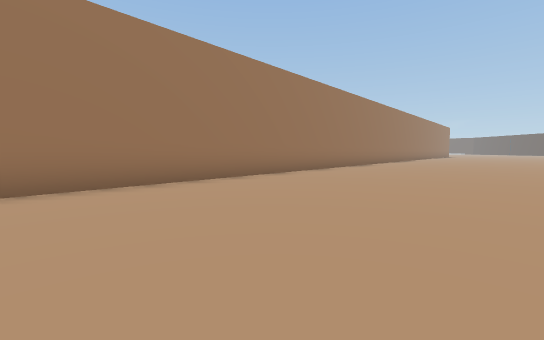
View 1 (above)

17 first-person views from a walk through a 3-D level made in the Unity game engine. The camera is 0.64 m above the floor, tilts 4° down and sees 90° across. The floor is counted in squares, 1 m on a side. Each view is taken from the middle of a square. On the plan, view 1 faces up. The plan holds only what a view shows up to about 9 squares ahead; the rest is blank. The place goes on beyond the plan. Some surface patterns are stand-ins.

View 2
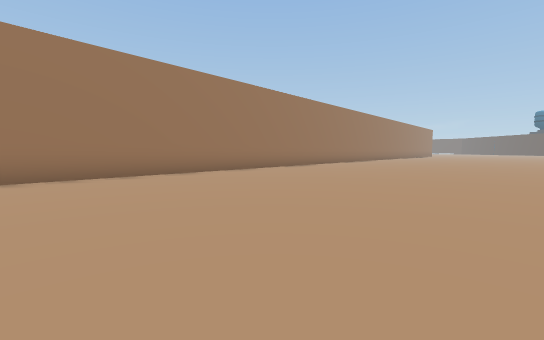

View 3
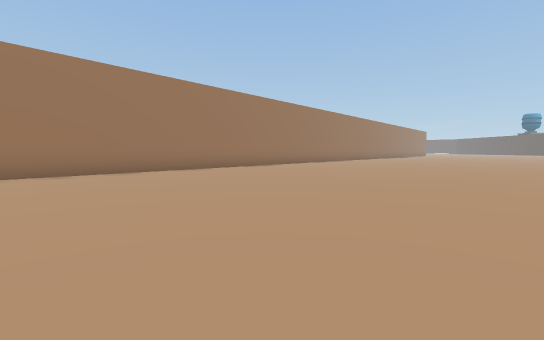

View 4
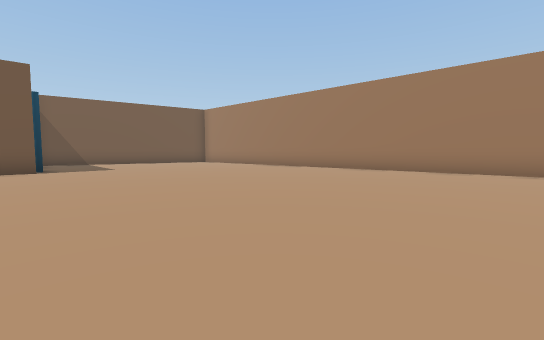

View 5
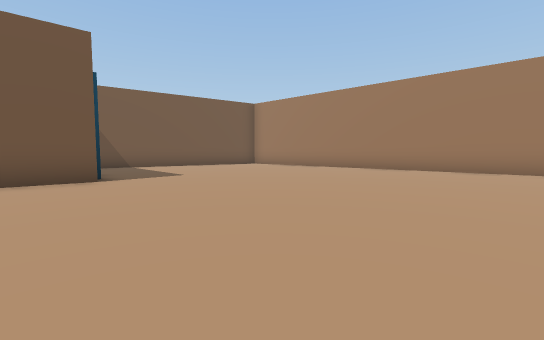

View 6
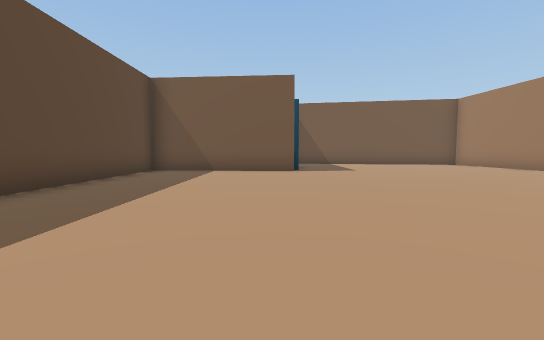

View 7
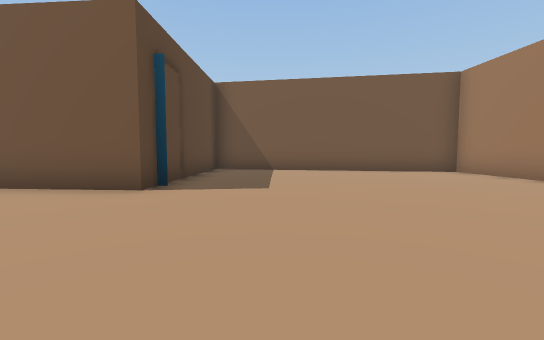

View 8
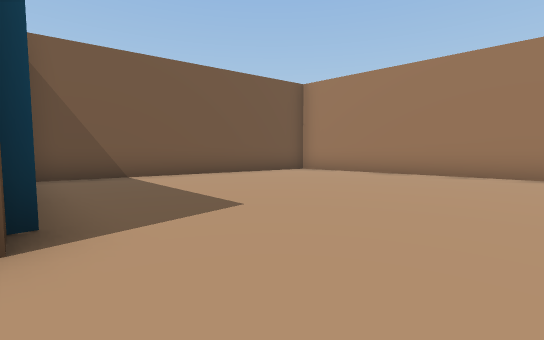

View 9
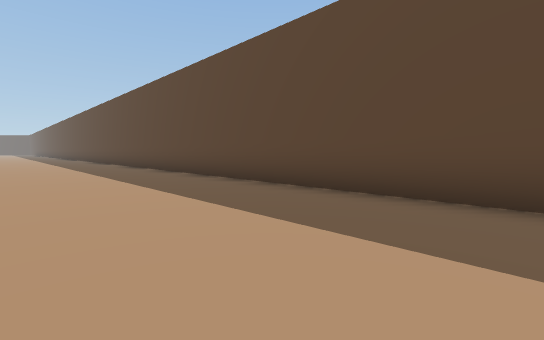

View 10
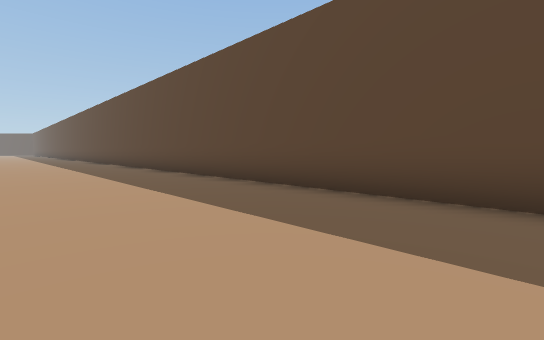

View 11
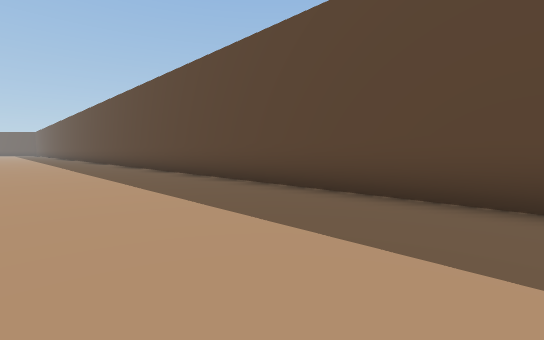

View 12
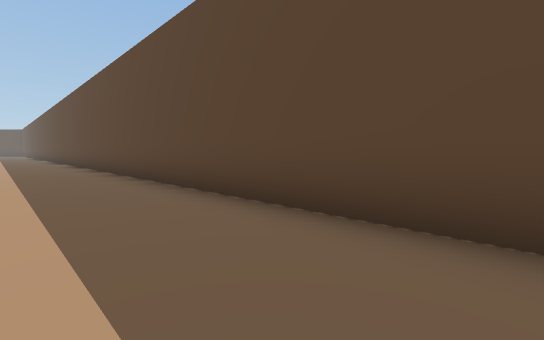

View 13
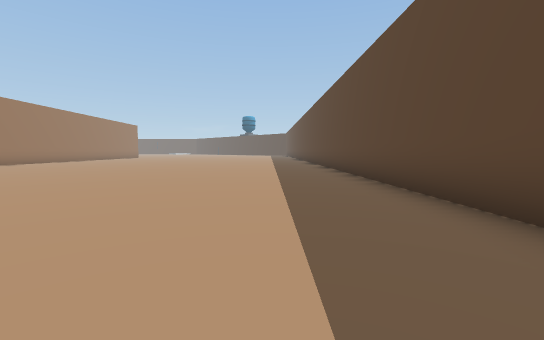

View 14
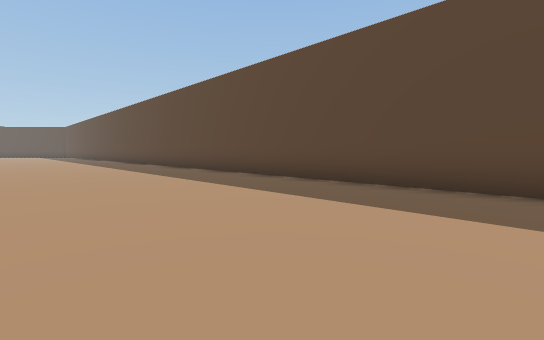

View 15
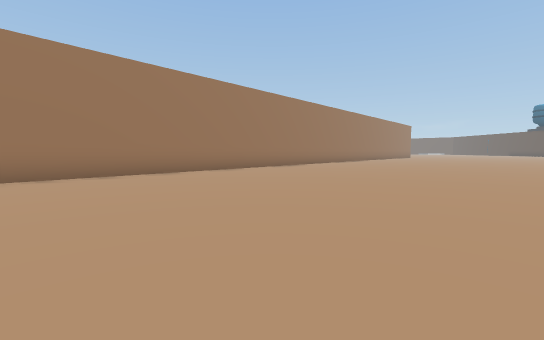

View 16
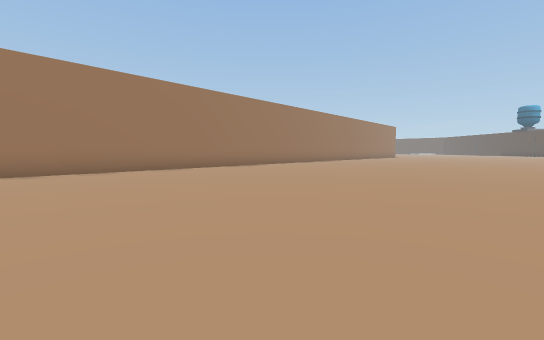

View 17
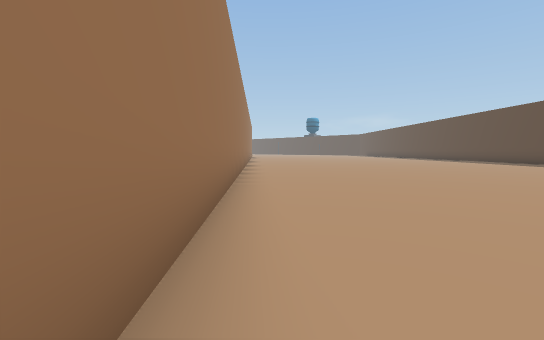

### Floor plan
Points are (right, up) in squares from view 1. A wall is a line through its corners. A room is listed if a view was taken in it or the views show most of it. See-through windows are left out.
Room 1 (views 1, 2, 3, 4, 5, 6, 7, 8, 9, 10, 11, 12, 13, 14, 15, 16, 17)
walls: (3.4, 11.5) (-14.8, -8.9) (-10.6, -14.9); (-7.1, -12.1) (-6.6, -11.6) (-3.6, -15.1) (18.1, 7); (-9.9, -14.8) (-7.4, -12.3)

Positions as (right, up) in squares from view 1, and headings:
1: (0, 0), facing up
2: (0, -3), facing up
3: (-1, -6), facing up
4: (1, -5), facing left
5: (-1, -8), facing left
6: (0, -6), facing down-left
7: (-5, -7), facing down-left
8: (-5, -10), facing left
9: (-5, -11), facing right
10: (-1, -7), facing right
11: (2, -4), facing right
12: (6, -2), facing right
13: (9, 1), facing up-right
14: (9, 5), facing right
15: (5, 2), facing up
16: (6, 1), facing up
17: (0, 7), facing up-right
